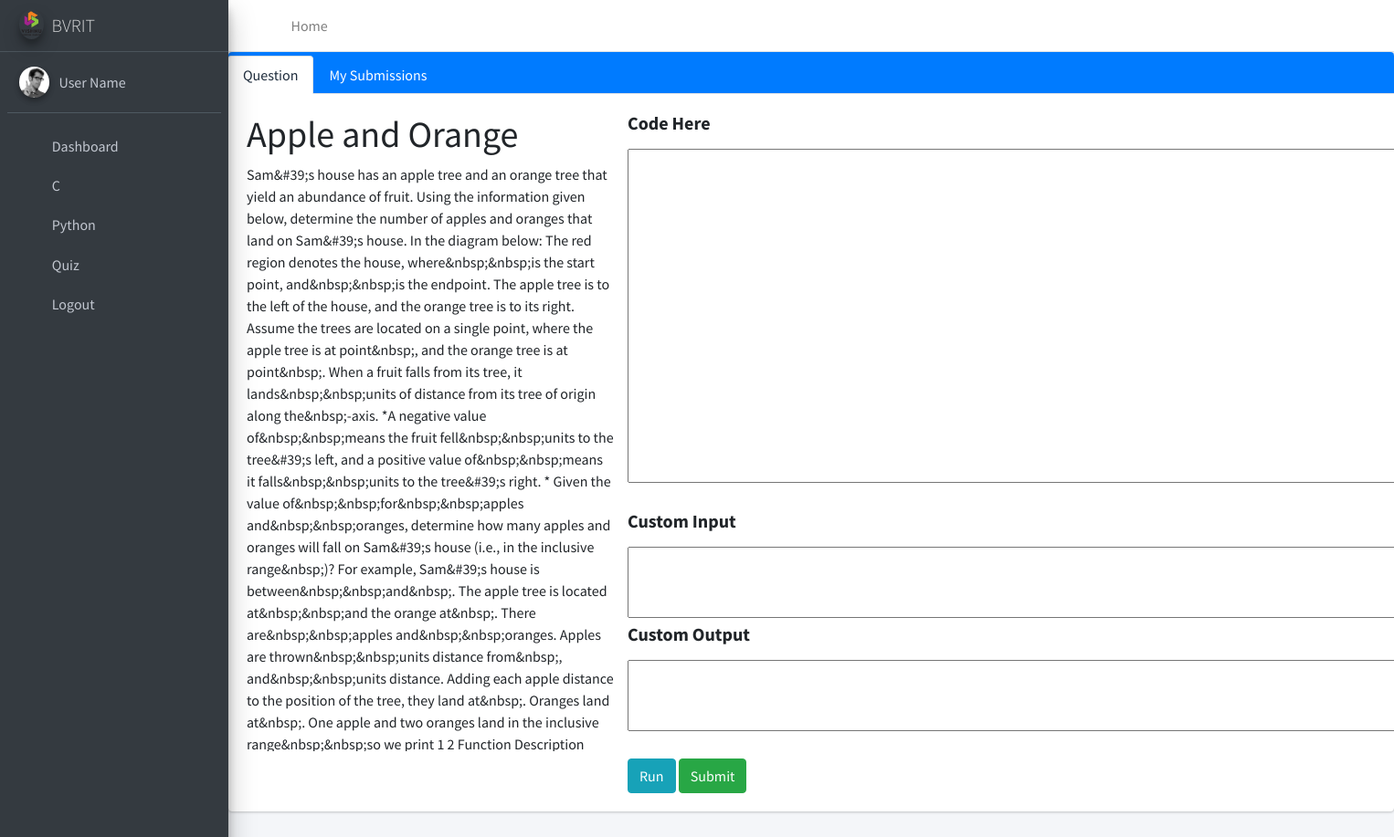
Screenshot of /cquestions/1 (signed in) with the database file from the repository.
### compiler/models.py (models this page shows, shortened)
class Cquestions(models.Model):
    title=models.CharField(max_length=50)
    question=RichTextField()
    constraints=models.TextField()

### compiler/views.py (the view)
# urls.py: path('cquestions/<int:id>',views.cquestions,name="cquestions"),
def cquestions(request,id):
    if request.user.is_authenticated and request.user.is_staff==False:
        q=Cquestions.objects.filter(id=id)
        t=Ctestcases.objects.filter(question=id)[0]
        p=Ctrack.objects.filter(user=request.user,question_id=id)
        return render(request,'editor.html',{'q':q,'t':t,'p':p})
    else:
        return render(request,'home.html')

### templates/editor.html (shortened to what this page needs)
{% load static %}
<!DOCTYPE html>
<html lang="en">
<head>
</head>
<body class="hold-transition sidebar-mini">
<div class="wrapper">
{% include 'navbar.html' %}
<div class="content-wrapper">
    <div class="row">
          <div class="col-12">
            <div class="card card-primary card-tabs">
              <div class="card-header p-0 pt-1">
                <ul class="nav nav-tabs" id="custom-tabs-one-tab" role="tablist">
                  <li class="nav-item">
                    <a class="nav-link active" id="custom-tabs-one-home-tab" data-toggle="pill" href="#custom-tabs-one-home" role="tab" aria-controls="custom-tabs-one-home" aria-selected="true">Question</a>
                  </li>
                  <li class="nav-item">
                    <a class="nav-link" id="custom-tabs-one-profile-tab" data-toggle="pill" href="#custom-tabs-one-profile" role="tab" aria-controls="custom-tabs-one-profile" aria-selected="false">My Submissions</a>
                  </li>
                </ul>
              </div>
              <div class="card-body">
                <div class="tab-content" id="custom-tabs-one-tabContent">
                  <div class="tab-pane fade show active" id="custom-tabs-one-home" role="tabpanel" aria-labelledby="custom-tabs-one-home-tab">
                    <div class="row">
                    <div class="col-4">
                    <div class="quesiton" style="height:700px; max-width: 100%; overflow-y: scroll;">
                     {% for i in q %}
                     <h1>{{i.title}}</h1>
                     <p>{{i.question | striptags }}</p>
                    </div>
                    </div>
                    <div class="col-8">
                     <form action="/cevaluate" method="post">
                     <label><h5><b>Code Here</b></h5></label>
                     <center><textarea name="code" rows="15" cols="110" spellcheck="false">{{code}}</textarea></center><br>
                     <label><h5><b>Custom Input</b></h5></label>
                     <center><textarea name="pyinput" rows="3" cols="110">{{input}}</textarea></center>
                     <label><h5><b>Custom Output</b></h5></label>
                     <center><textarea rows="3" cols="110" readonly>{{output}}</textarea></center><br>
                     <a><button class="btn btn-info" type="submit" name="btnrun">Run</button></a>
                     <a><button class="btn btn-success" name="btneval" type="submit">Submit</button></a>
                    </form>
                    </div>
                    {% endfor %}
                   </div>
                  </div>
                </div>
              </div>
            </div>
          </div>
        </div>
</div>
</div>
{% include 'includes.html' %}
</body>
</html>

### rows the page displays
Cquestions: title "Apple and Orange", question "Sam&#39;s house has an apple tree and an orange tree that yield an abundance of fruit. Using the information given below, determine the number of apples and oranges that land on Sam&#39;s house. In the diagram below: The red region denotes the house, where&nbsp;&nbsp;is the start point, and&nbsp;&nbsp;is the endpoint. The apple tree is to the left of the house, and the orange tree is to its right. Assume the trees are located on a single point, where the apple tree is at point&nbsp;, and the orange tree is at point&nbsp;. When a fruit falls from its tree, it lands&nbsp;&nbsp;units of distance from its tree of origin along the&nbsp;-axis. *A negative value of&nbsp;&nbsp;means the fruit…"
